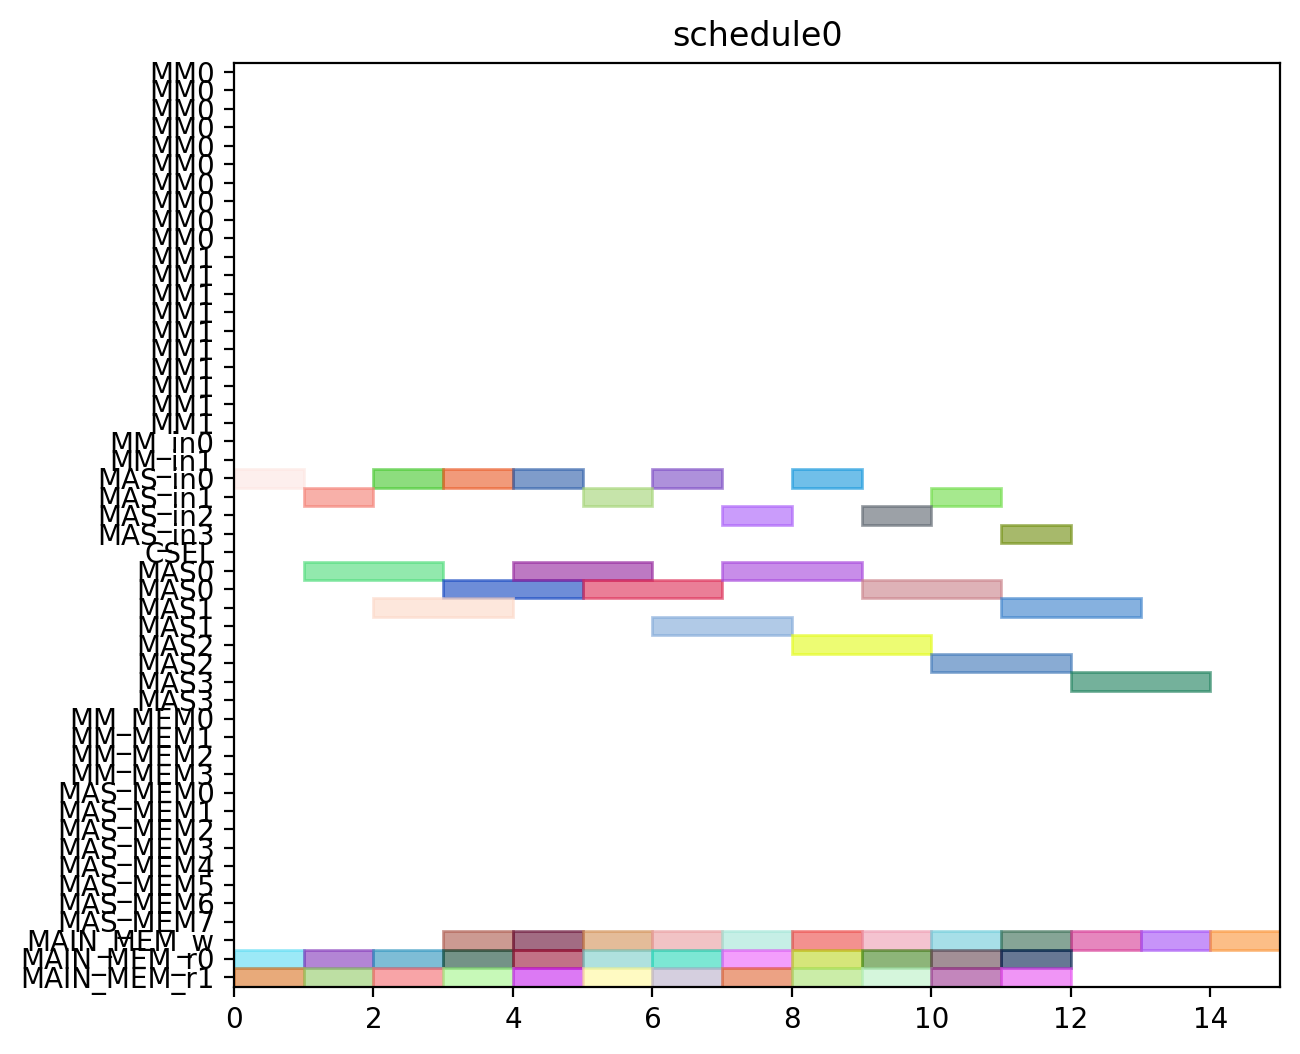

Write the Python code that produced this figure.
from pyschedule import Scenario, solvers, plotters, alt


def solve():
	horizon = 120
	S = Scenario("schedule0", horizon=horizon)

	# resource
	MM = S.Resources('MM', num=2, size=10)
	MM_in = S.Resources('MM_in', num=2)
	MAS_in = S.Resources('MAS_in', num=4)
	CSEL = S.Resource('CSEL')
	MAS = S.Resources('MAS', num=4, size=2, periods=range(1, horizon))
	MM_MEM = S.Resources('MM_MEM', num=4)
	MAS_MEM = S.Resources('MAS_MEM', num=8)
	MAIN_MEM_w = S.Resource('MAIN_MEM_w', size=1)
	MAIN_MEM_r = S.Resources('MAIN_MEM_r', num=2)

	# result of previous scheduling

	# new tasks
	c000 = S.Task('c000', length=2, delay_cost=1)
	c000 += alt(MAS)
	c000_in = S.Task('c000_in', length=1, delay_cost=1)
	c000_in += alt(MAS_in)
	S += c000_in*MAS_in[0]<=c000*MAS[0]

	S += c000_in*MAS_in[1]<=c000*MAS[1]

	S += c000_in*MAS_in[2]<=c000*MAS[2]

	S += c000_in*MAS_in[3]<=c000*MAS[3]

	S += 0<c000

	c000_w = S.Task('c000_w', length=1, delay_cost=1)
	c000_w += alt(MAIN_MEM_w)
	S += c000 <= c000_w

	c000_mem0 = S.Task('c000_mem0', length=1, delay_cost=1)
	c000_mem0 += MAIN_MEM_r[0]
	S += c000_mem0 <= c000

	c000_mem1 = S.Task('c000_mem1', length=1, delay_cost=1)
	c000_mem1 += MAIN_MEM_r[1]
	S += c000_mem1 <= c000

	c001 = S.Task('c001', length=2, delay_cost=1)
	c001 += alt(MAS)
	c001_in = S.Task('c001_in', length=1, delay_cost=1)
	c001_in += alt(MAS_in)
	S += c001_in*MAS_in[0]<=c001*MAS[0]

	S += c001_in*MAS_in[1]<=c001*MAS[1]

	S += c001_in*MAS_in[2]<=c001*MAS[2]

	S += c001_in*MAS_in[3]<=c001*MAS[3]

	S += 0<c001

	c001_w = S.Task('c001_w', length=1, delay_cost=1)
	c001_w += alt(MAIN_MEM_w)
	S += c001 <= c001_w

	c001_mem0 = S.Task('c001_mem0', length=1, delay_cost=1)
	c001_mem0 += MAIN_MEM_r[0]
	S += c001_mem0 <= c001

	c001_mem1 = S.Task('c001_mem1', length=1, delay_cost=1)
	c001_mem1 += MAIN_MEM_r[1]
	S += c001_mem1 <= c001

	c010 = S.Task('c010', length=2, delay_cost=1)
	c010 += alt(MAS)
	c010_in = S.Task('c010_in', length=1, delay_cost=1)
	c010_in += alt(MAS_in)
	S += c010_in*MAS_in[0]<=c010*MAS[0]

	S += c010_in*MAS_in[1]<=c010*MAS[1]

	S += c010_in*MAS_in[2]<=c010*MAS[2]

	S += c010_in*MAS_in[3]<=c010*MAS[3]

	S += 0<c010

	c010_w = S.Task('c010_w', length=1, delay_cost=1)
	c010_w += alt(MAIN_MEM_w)
	S += c010 <= c010_w

	c010_mem0 = S.Task('c010_mem0', length=1, delay_cost=1)
	c010_mem0 += MAIN_MEM_r[0]
	S += c010_mem0 <= c010

	c010_mem1 = S.Task('c010_mem1', length=1, delay_cost=1)
	c010_mem1 += MAIN_MEM_r[1]
	S += c010_mem1 <= c010

	c011 = S.Task('c011', length=2, delay_cost=1)
	c011 += alt(MAS)
	c011_in = S.Task('c011_in', length=1, delay_cost=1)
	c011_in += alt(MAS_in)
	S += c011_in*MAS_in[0]<=c011*MAS[0]

	S += c011_in*MAS_in[1]<=c011*MAS[1]

	S += c011_in*MAS_in[2]<=c011*MAS[2]

	S += c011_in*MAS_in[3]<=c011*MAS[3]

	S += 0<c011

	c011_w = S.Task('c011_w', length=1, delay_cost=1)
	c011_w += alt(MAIN_MEM_w)
	S += c011 <= c011_w

	c011_mem0 = S.Task('c011_mem0', length=1, delay_cost=1)
	c011_mem0 += MAIN_MEM_r[0]
	S += c011_mem0 <= c011

	c011_mem1 = S.Task('c011_mem1', length=1, delay_cost=1)
	c011_mem1 += MAIN_MEM_r[1]
	S += c011_mem1 <= c011

	c100 = S.Task('c100', length=2, delay_cost=1)
	c100 += alt(MAS)
	c100_in = S.Task('c100_in', length=1, delay_cost=1)
	c100_in += alt(MAS_in)
	S += c100_in*MAS_in[0]<=c100*MAS[0]

	S += c100_in*MAS_in[1]<=c100*MAS[1]

	S += c100_in*MAS_in[2]<=c100*MAS[2]

	S += c100_in*MAS_in[3]<=c100*MAS[3]

	S += 0<c100

	c100_w = S.Task('c100_w', length=1, delay_cost=1)
	c100_w += alt(MAIN_MEM_w)
	S += c100 <= c100_w

	c100_mem0 = S.Task('c100_mem0', length=1, delay_cost=1)
	c100_mem0 += MAIN_MEM_r[0]
	S += c100_mem0 <= c100

	c100_mem1 = S.Task('c100_mem1', length=1, delay_cost=1)
	c100_mem1 += MAIN_MEM_r[1]
	S += c100_mem1 <= c100

	c101 = S.Task('c101', length=2, delay_cost=1)
	c101 += alt(MAS)
	c101_in = S.Task('c101_in', length=1, delay_cost=1)
	c101_in += alt(MAS_in)
	S += c101_in*MAS_in[0]<=c101*MAS[0]

	S += c101_in*MAS_in[1]<=c101*MAS[1]

	S += c101_in*MAS_in[2]<=c101*MAS[2]

	S += c101_in*MAS_in[3]<=c101*MAS[3]

	S += 0<c101

	c101_w = S.Task('c101_w', length=1, delay_cost=1)
	c101_w += alt(MAIN_MEM_w)
	S += c101 <= c101_w

	c101_mem0 = S.Task('c101_mem0', length=1, delay_cost=1)
	c101_mem0 += MAIN_MEM_r[0]
	S += c101_mem0 <= c101

	c101_mem1 = S.Task('c101_mem1', length=1, delay_cost=1)
	c101_mem1 += MAIN_MEM_r[1]
	S += c101_mem1 <= c101

	c110 = S.Task('c110', length=2, delay_cost=1)
	c110 += alt(MAS)
	c110_in = S.Task('c110_in', length=1, delay_cost=1)
	c110_in += alt(MAS_in)
	S += c110_in*MAS_in[0]<=c110*MAS[0]

	S += c110_in*MAS_in[1]<=c110*MAS[1]

	S += c110_in*MAS_in[2]<=c110*MAS[2]

	S += c110_in*MAS_in[3]<=c110*MAS[3]

	S += 0<c110

	c110_w = S.Task('c110_w', length=1, delay_cost=1)
	c110_w += alt(MAIN_MEM_w)
	S += c110 <= c110_w

	c110_mem0 = S.Task('c110_mem0', length=1, delay_cost=1)
	c110_mem0 += MAIN_MEM_r[0]
	S += c110_mem0 <= c110

	c110_mem1 = S.Task('c110_mem1', length=1, delay_cost=1)
	c110_mem1 += MAIN_MEM_r[1]
	S += c110_mem1 <= c110

	c111 = S.Task('c111', length=2, delay_cost=1)
	c111 += alt(MAS)
	c111_in = S.Task('c111_in', length=1, delay_cost=1)
	c111_in += alt(MAS_in)
	S += c111_in*MAS_in[0]<=c111*MAS[0]

	S += c111_in*MAS_in[1]<=c111*MAS[1]

	S += c111_in*MAS_in[2]<=c111*MAS[2]

	S += c111_in*MAS_in[3]<=c111*MAS[3]

	S += 0<c111

	c111_w = S.Task('c111_w', length=1, delay_cost=1)
	c111_w += alt(MAIN_MEM_w)
	S += c111 <= c111_w

	c111_mem0 = S.Task('c111_mem0', length=1, delay_cost=1)
	c111_mem0 += MAIN_MEM_r[0]
	S += c111_mem0 <= c111

	c111_mem1 = S.Task('c111_mem1', length=1, delay_cost=1)
	c111_mem1 += MAIN_MEM_r[1]
	S += c111_mem1 <= c111

	c200 = S.Task('c200', length=2, delay_cost=1)
	c200 += alt(MAS)
	c200_in = S.Task('c200_in', length=1, delay_cost=1)
	c200_in += alt(MAS_in)
	S += c200_in*MAS_in[0]<=c200*MAS[0]

	S += c200_in*MAS_in[1]<=c200*MAS[1]

	S += c200_in*MAS_in[2]<=c200*MAS[2]

	S += c200_in*MAS_in[3]<=c200*MAS[3]

	S += 0<c200

	c200_w = S.Task('c200_w', length=1, delay_cost=1)
	c200_w += alt(MAIN_MEM_w)
	S += c200 <= c200_w

	c200_mem0 = S.Task('c200_mem0', length=1, delay_cost=1)
	c200_mem0 += MAIN_MEM_r[0]
	S += c200_mem0 <= c200

	c200_mem1 = S.Task('c200_mem1', length=1, delay_cost=1)
	c200_mem1 += MAIN_MEM_r[1]
	S += c200_mem1 <= c200

	c201 = S.Task('c201', length=2, delay_cost=1)
	c201 += alt(MAS)
	c201_in = S.Task('c201_in', length=1, delay_cost=1)
	c201_in += alt(MAS_in)
	S += c201_in*MAS_in[0]<=c201*MAS[0]

	S += c201_in*MAS_in[1]<=c201*MAS[1]

	S += c201_in*MAS_in[2]<=c201*MAS[2]

	S += c201_in*MAS_in[3]<=c201*MAS[3]

	S += 0<c201

	c201_w = S.Task('c201_w', length=1, delay_cost=1)
	c201_w += alt(MAIN_MEM_w)
	S += c201 <= c201_w

	c201_mem0 = S.Task('c201_mem0', length=1, delay_cost=1)
	c201_mem0 += MAIN_MEM_r[0]
	S += c201_mem0 <= c201

	c201_mem1 = S.Task('c201_mem1', length=1, delay_cost=1)
	c201_mem1 += MAIN_MEM_r[1]
	S += c201_mem1 <= c201

	c210 = S.Task('c210', length=2, delay_cost=1)
	c210 += alt(MAS)
	c210_in = S.Task('c210_in', length=1, delay_cost=1)
	c210_in += alt(MAS_in)
	S += c210_in*MAS_in[0]<=c210*MAS[0]

	S += c210_in*MAS_in[1]<=c210*MAS[1]

	S += c210_in*MAS_in[2]<=c210*MAS[2]

	S += c210_in*MAS_in[3]<=c210*MAS[3]

	S += 0<c210

	c210_w = S.Task('c210_w', length=1, delay_cost=1)
	c210_w += alt(MAIN_MEM_w)
	S += c210 <= c210_w

	c210_mem0 = S.Task('c210_mem0', length=1, delay_cost=1)
	c210_mem0 += MAIN_MEM_r[0]
	S += c210_mem0 <= c210

	c210_mem1 = S.Task('c210_mem1', length=1, delay_cost=1)
	c210_mem1 += MAIN_MEM_r[1]
	S += c210_mem1 <= c210

	c211 = S.Task('c211', length=2, delay_cost=1)
	c211 += alt(MAS)
	c211_in = S.Task('c211_in', length=1, delay_cost=1)
	c211_in += alt(MAS_in)
	S += c211_in*MAS_in[0]<=c211*MAS[0]

	S += c211_in*MAS_in[1]<=c211*MAS[1]

	S += c211_in*MAS_in[2]<=c211*MAS[2]

	S += c211_in*MAS_in[3]<=c211*MAS[3]

	S += 0<c211

	c211_w = S.Task('c211_w', length=1, delay_cost=1)
	c211_w += alt(MAIN_MEM_w)
	S += c211 <= c211_w

	c211_mem0 = S.Task('c211_mem0', length=1, delay_cost=1)
	c211_mem0 += MAIN_MEM_r[0]
	S += c211_mem0 <= c211

	c211_mem1 = S.Task('c211_mem1', length=1, delay_cost=1)
	c211_mem1 += MAIN_MEM_r[1]
	S += c211_mem1 <= c211

	solvers.mip.solve(S,msg=1,kind='CPLEX',ratio_gap=1.01)

	solution = [['hoge']*len(S.solution()[1]) for i in range(len(S.solution()))]
	for i in range(len(S.solution())):
		for j in range(len(S.solution()[i])):
			solution[i][j]=str(S.solution()[i][j])
	print(solution)

	cycles = int(solution[-1][3])

	pic_file_name = "/mnt/rose/usr1/fukuda/ABE/multiRAM_multiMAS_16mux/scheduling_result/stage10MM2_stage2MAS4/CONJ/schedule0.png"
	if(S.solution() != []):
		plotters.matplotlib.plot(S,img_filename=pic_file_name, show_task_labels=False, fig_size=(cycles*0.25+3, 6))

	return solution
